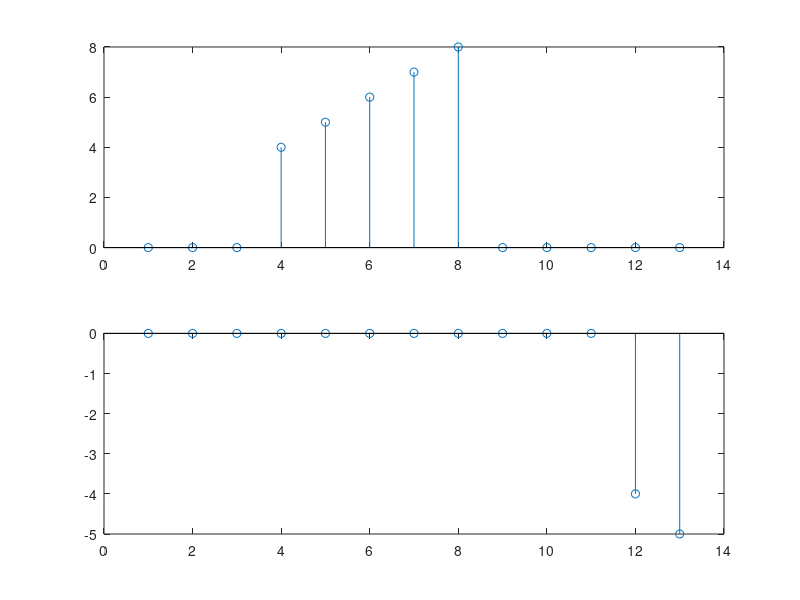

This figure's MATLAB source:
x = [1 2 3 4 5 6 7 8 -1 -2 -3 -4 -5];

z = length(x);
f=[];
for i=1:1:z
    if x(i)>3 
        f(i) = x(i);
    else
        f(i) = 0;
    end
end

h=[];
for i=1:1:z
    if x(i)<-3 
        h(i) = x(i);
    else
        h(i) = 0;
    end
end

disp(f)
disp(h)

subplot(2,1,1)
stem(f)

subplot(2,1,2)
stem(h)

